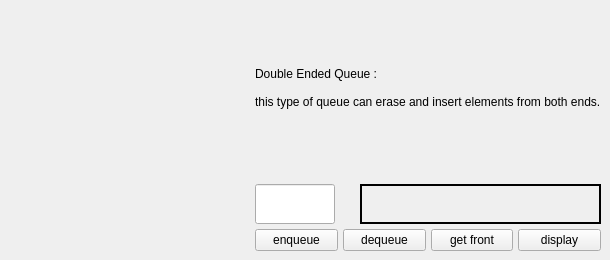
          <widget class="QWidget" name="Double_Ended_Queue">
           <attribute name="title">
            <string>Double Ended Queue</string>
           </attribute>
           <widget class="QWidget" name="layoutWidget">
            <property name="geometry">
             <rect>
              <x>10</x>
              <y>10</y>
              <width>591</width>
              <height>241</height>
             </rect>
            </property>
            <layout class="QHBoxLayout" name="horizontalLayout_7">
             <property name="spacing">
              <number>20</number>
             </property>
             <item>
              <widget class="QLabel" name="double_ended_queue_label1">
               <property name="text">
                <string/>
               </property>
              </widget>
             </item>
             <item>
              <layout class="QVBoxLayout" name="verticalLayout_8">
               <property name="spacing">
                <number>5</number>
               </property>
               <item>
                <widget class="QLabel" name="label_3">
                 <property name="text">
                  <string>Double Ended Queue :
 
this type of queue can erase and insert elements from both ends.
 </string>
                 </property>
                 <property name="wordWrap">
                  <bool>true</bool>
                 </property>
                </widget>
               </item>
               <item>
                <layout class="QHBoxLayout" name="horizontalLayout_21">
                 <item>
                  <widget class="QLineEdit" name="DQ_input">
                   <property name="enabled">
                    <bool>true</bool>
                   </property>
                   <property name="sizePolicy">
                    <sizepolicy hsizetype="Fixed" vsizetype="Fixed">
                     <horstretch>0</horstretch>
                     <verstretch>0</verstretch>
                    </sizepolicy>
                   </property>
                   <property name="maximumSize">
                    <size>
                     <width>80</width>
                     <height>40</height>
                    </size>
                   </property>
                   <property name="baseSize">
                    <size>
                     <width>80</width>
                     <height>20</height>
                    </size>
                   </property>
                  </widget>
                 </item>
                 <item>
                  <spacer name="horizontalSpacer_11">
                   <property name="orientation">
                    <enum>Qt::Horizontal</enum>
                   </property>
                   <property name="sizeType">
                    <enum>QSizePolicy::Fixed</enum>
                   </property>
                   <property name="sizeHint" stdset="0">
                    <size>
                     <width>20</width>
                     <height>40</height>
                    </size>
                   </property>
                  </spacer>
                 </item>
                 <item>
                  <widget class="QLabel" name="DQ_output">
                   <property name="sizePolicy">
                    <sizepolicy hsizetype="Maximum" vsizetype="Maximum">
                     <horstretch>0</horstretch>
                     <verstretch>0</verstretch>
                    </sizepolicy>
                   </property>
                   <property name="maximumSize">
                    <size>
                     <width>440</width>
                     <height>40</height>
                    </size>
                   </property>
                   <property name="frameShape">
                    <enum>QFrame::WinPanel</enum>
                   </property>
                   <property name="text">
                    <string/>
                   </property>
                  </widget>
                 </item>
                </layout>
               </item>
               <item>
                <layout class="QHBoxLayout" name="horizontalLayout_29">
                 <item>
                  <widget class="QPushButton" name="DQ_enqueue_buttom">
                   <property name="text">
                    <string>enqueue</string>
                   </property>
                  </widget>
                 </item>
                 <item>
                  <widget class="QPushButton" name="DQ_dequeue_button">
                   <property name="text">
                    <string>dequeue</string>
                   </property>
                  </widget>
                 </item>
                 <item>
                  <widget class="QPushButton" name="DQ_getfront_buttom">
                   <property name="text">
                    <string>get front</string>
                   </property>
                  </widget>
                 </item>
                 <item>
                  <widget class="QPushButton" name="DQ_display_buttom">
                   <property name="text">
                    <string>display</string>
                   </property>
                  </widget>
                 </item>
                </layout>
               </item>
              </layout>
             </item>
            </layout>
           </widget>
          </widget>
